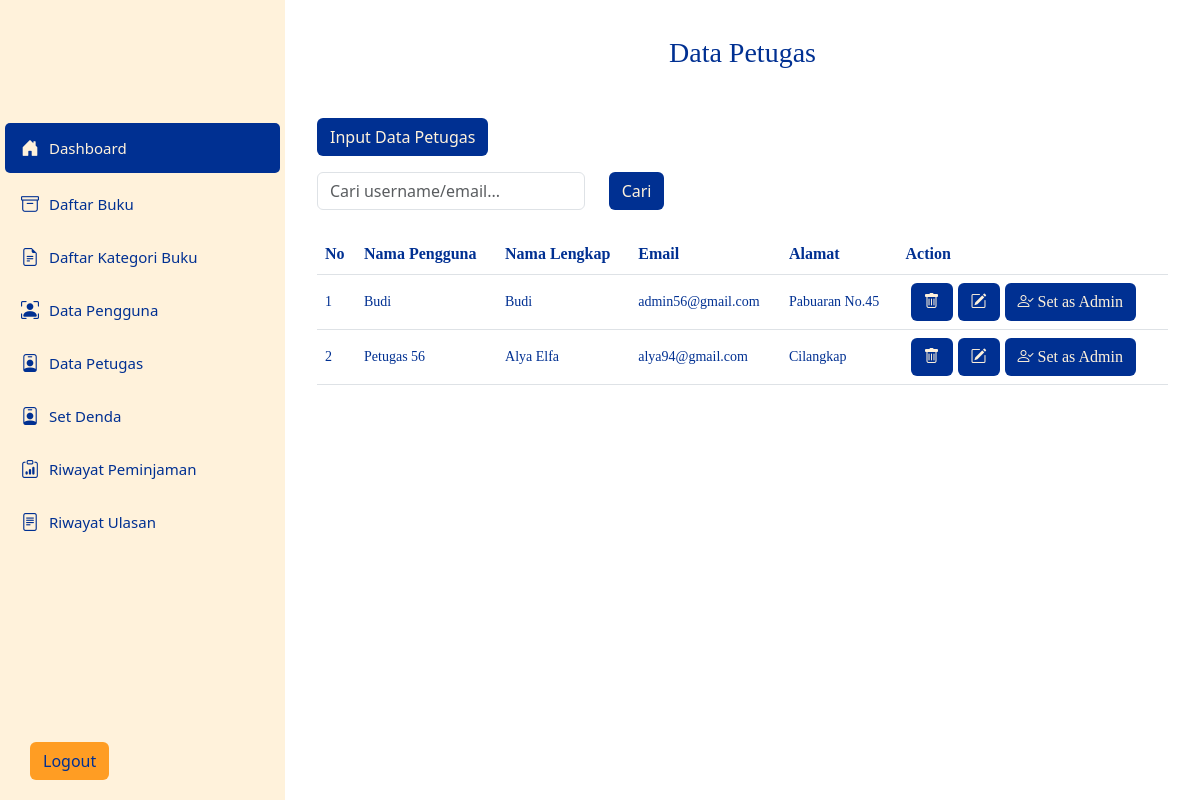
/back_end/admin/index.php?page=data_petugas (signed in), run on the app's committed database.
### tables this page shows
CREATE TABLE `tb_user` (
  `id_user` int(11) NOT NULL,
  `username` varchar(255) NOT NULL,
  `nama_lengkap` varchar(255) NOT NULL,
  `password` varchar(255) NOT NULL,
  `email` varchar(255) NOT NULL,
  `alamat` text NOT NULL,
  `role` enum('pelanggan','petugas','admin','') NOT NULL
);

### back_end/admin/pages/daftar_petugas.php (the view, shortened to what this page needs)
<?php
include "../../lib/koneksi.php";
?>
<!doctype html>
<html lang="en">
<head>
    <link href="https://cdn.jsdelivr.net/npm/bootstrap@5.3.3/dist/css/bootstrap.min.css" rel="stylesheet"
>
    <link rel="stylesheet" href="https://cdn.jsdelivr.net/npm/bootstrap-icons@1.5.0/font/bootstrap-icons.css">
</head>
<body>
    <center>
        <h3 class="mt-3 mb-4">Data Petugas</h3>
    </center>
    <div class="container mt-5">
    <a href="?page=input_petugas" type="button" class="btn btn-md mb-3">Input Data Petugas</a>
        <form method="GET" action="">
            <div class="row mb-4">
                <div class="col-md-4">
                    <input type="text" name="keyword" class="form-control" placeholder="Cari username/email..."
                        value="<?= isset($_GET['keyword']) ? htmlspecialchars($_GET['keyword']) : '' ?>">
                </div>
                <div class="col-md-2">
                    <button type="submit" class="btn btn-md">Cari</button>
                </div>
            </div>
        </form>
        <div class="table-responsive">
            <table class="table table-hover align-middle">
                <thead class="table">
                    <tr>
                        <th style="color: #003092;">No</th>
                        <th style="color: #003092;">Nama Pengguna</th>
                        <th style="color: #003092;">Nama Lengkap</th>
                        <th style="color: #003092;">Email</th>
                        <th style="color: #003092;">Alamat</th>
                        <th style="color: #003092;">Action</th>
                    </tr>
                </thead>
                <tbody>
                    <?php
                  $keyword = isset($_GET['keyword']) ? '%' . $_GET['keyword'] . '%' : '%';
                  $sql = "SELECT id_user, username, nama_lengkap, email, alamat
                          FROM tb_user
                          WHERE role = 'petugas' AND (username LIKE ? OR email LIKE ?)
                          ORDER BY id_user DESC";
                  $stmt = $pdo->prepare($sql);
                  $stmt->execute([$keyword, $keyword]);
                  $no = 1;
                  while ($rowResult = $stmt->fetch(PDO::FETCH_ASSOC)) {
                  ?>
                    <tr>
                        <td style="color: #003092;"><?=$no++?></td>
                        <td style="color: #003092;"><?=$rowResult['username']?></td>
                        <td style="color: #003092;"><?=$rowResult['nama_lengkap']?></td>
                        <td style="color: #003092;"><?=$rowResult['email']?></td>
                        <td style="color: #003092;"><?=$rowResult['alamat']?></td>
                        <td>
                            <div class="action">
                            <a href="?page=hapus_pet&id=<?=$rowResult['id_user'];?>" class="btn btn-md"><i class="bi-trash"></i></a>
                            <a href="?page=edit_pet&id=<?=$rowResult['id_user']?>" class="btn btn-md"><i class="bi-pencil-square"></i></a>
                            <a href="?page=set_admin&id=<?=$rowResult['id_user']?>" class="btn btn-md"><i class="bi-person-check"></i> Set as Admin</a>
                        </div>
                        </td>
                    </tr>
                    <?php
                            }
                            ?>
                </tbody>
            </table>
        </div>
    </div>
</body>
</html>

### back_end/admin/pages/daftar_petugas.php (style rules this page uses)
h3 { font-family: aes; color: #003092; }
th { font-family: biasa; }
tbody tr td { font-family: biasa; font-size: 14px; }
.btn-md { color: #FFF2DB; background-color: #003092; }
.action { display: flex; }
.action a { margin-left: 5px; }

### data on the page
tb_user: username "Budi", nama_lengkap "Budi", email "admin56@gmail.com", alamat "Pabuaran No.45"
tb_user: username "Petugas 56", nama_lengkap "Alya Elfa", email "alya94@gmail.com", alamat "Cilangkap"
